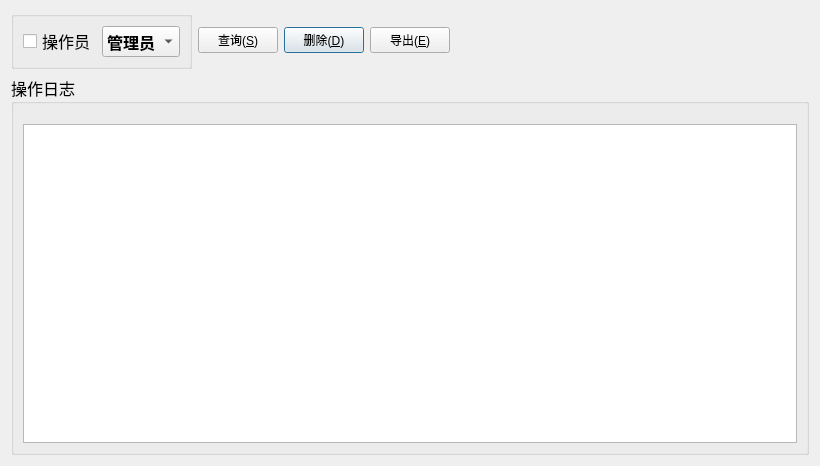
<?xml version="1.0" encoding="UTF-8"?>
<ui version="4.0">
 <class>LogBlogDialog</class>
 <widget class="QDialog" name="LogBlogDialog">
  <property name="geometry">
   <rect>
    <x>0</x>
    <y>0</y>
    <width>820</width>
    <height>466</height>
   </rect>
  </property>
  <property name="windowTitle">
   <string>Dialog</string>
  </property>
  <layout class="QVBoxLayout" name="verticalLayout_3">
   <item>
    <layout class="QVBoxLayout" name="verticalLayout_2">
     <item>
      <layout class="QHBoxLayout" name="horizontalLayout_3">
       <item>
        <widget class="QGroupBox" name="gboxTop">
         <property name="font">
          <font>
           <family>楷体</family>
           <pointsize>12</pointsize>
          </font>
         </property>
         <property name="title">
          <string/>
         </property>
         <layout class="QHBoxLayout" name="horizontalLayout_2">
          <item>
           <layout class="QHBoxLayout" name="horizontalLayout">
            <item>
             <layout class="QGridLayout" name="gridLayout"/>
            </item>
            <item>
             <layout class="QGridLayout" name="gridLayout_2">
              <item row="0" column="0">
               <widget class="QCheckBox" name="ckUserName">
                <property name="text">
                 <string>操作员</string>
                </property>
               </widget>
              </item>
              <item row="0" column="1">
               <widget class="QComboBox" name="cboxUserName">
                <property name="font">
                 <font>
                  <weight>75</weight>
                  <bold>true</bold>
                 </font>
                </property>
                <item>
                 <property name="text">
                  <string>管理员</string>
                 </property>
                </item>
                <item>
                 <property name="text">
                  <string>顾客</string>
                 </property>
                </item>
               </widget>
              </item>
             </layout>
            </item>
           </layout>
          </item>
         </layout>
         <zorder>tableView</zorder>
        </widget>
       </item>
       <item>
        <layout class="QGridLayout" name="gridLayout_3">
         <item row="0" column="1">
          <widget class="QPushButton" name="btnDelete">
           <property name="cursor">
            <cursorShape>OpenHandCursor</cursorShape>
           </property>
           <property name="text">
            <string>删除(&amp;D)</string>
           </property>
           <property name="icon">
            <iconset resource="image.qrc">
             <normaloff>:/image/delete.png</normaloff>:/image/delete.png</iconset>
           </property>
           <property name="iconSize">
            <size>
             <width>20</width>
             <height>20</height>
            </size>
           </property>
          </widget>
         </item>
         <item row="0" column="0">
          <widget class="QPushButton" name="btnSelect">
           <property name="cursor">
            <cursorShape>OpenHandCursor</cursorShape>
           </property>
           <property name="text">
            <string>查询(&amp;S)</string>
           </property>
           <property name="icon">
            <iconset resource="image.qrc">
             <normaloff>:/image/select.png</normaloff>:/image/select.png</iconset>
           </property>
           <property name="iconSize">
            <size>
             <width>20</width>
             <height>20</height>
            </size>
           </property>
          </widget>
         </item>
         <item row="0" column="2">
          <widget class="QPushButton" name="btnExcel">
           <property name="cursor">
            <cursorShape>OpenHandCursor</cursorShape>
           </property>
           <property name="toolTip">
            <string>功能开发中</string>
           </property>
           <property name="text">
            <string>导出(&amp;E)</string>
           </property>
           <property name="icon">
            <iconset resource="image.qrc">
             <normaloff>:/image/print.png</normaloff>:/image/print.png</iconset>
           </property>
           <property name="iconSize">
            <size>
             <width>20</width>
             <height>20</height>
            </size>
           </property>
          </widget>
         </item>
        </layout>
       </item>
       <item>
        <spacer name="horizontalSpacer">
         <property name="orientation">
          <enum>Qt::Horizontal</enum>
         </property>
         <property name="sizeHint" stdset="0">
          <size>
           <width>40</width>
           <height>20</height>
          </size>
         </property>
        </spacer>
       </item>
      </layout>
     </item>
     <item>
      <widget class="QGroupBox" name="groupBox">
       <property name="font">
        <font>
         <family>楷体</family>
         <pointsize>12</pointsize>
        </font>
       </property>
       <property name="title">
        <string>操作日志</string>
       </property>
       <layout class="QVBoxLayout" name="verticalLayout">
        <property name="topMargin">
         <number>20</number>
        </property>
        <item>
         <widget class="QTableView" name="tableView"/>
        </item>
       </layout>
      </widget>
     </item>
    </layout>
   </item>
  </layout>
 </widget>
 <resources>
  <include location="image.qrc"/>
 </resources>
 <connections/>
</ui>
